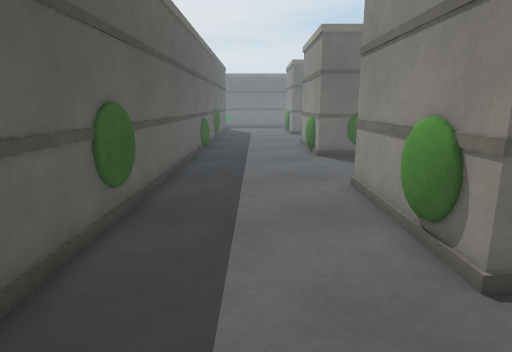
view 1 (above)

13 first-person views from a walk through a 3-D level made in the Unity game engine. The camera is 1.2 m above the floor, tilts 12° down and sees 75° across. The floor is counted in squares, 0.5 m on a side. Each view is taken from the middle of a square. On the plan, view 1 faces up. The plan holds only what a view shows up to about 20 squares ahead; the rest is blank. The place goes on beyond the plan. The player is left out. Door leaves are left out, so doorways stand open.

view 2
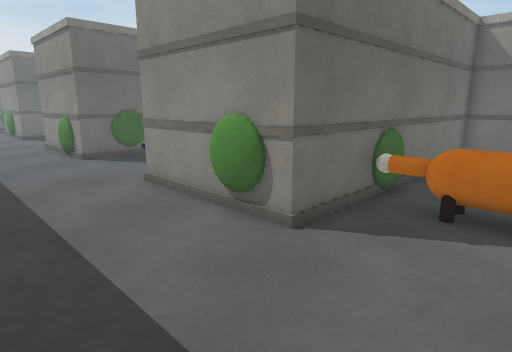

view 3
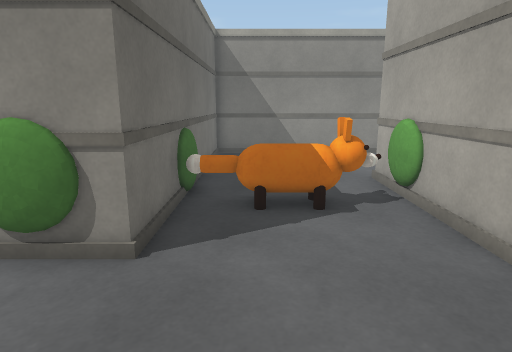

view 4
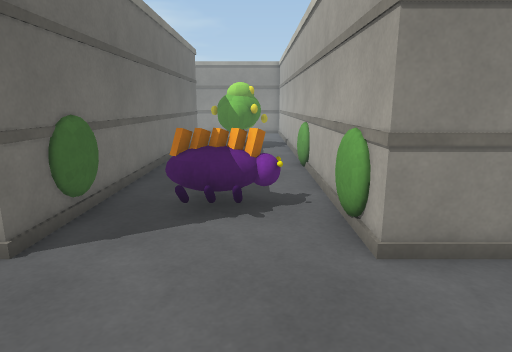

view 5
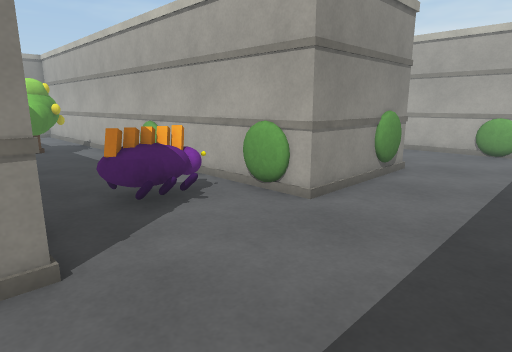

view 6
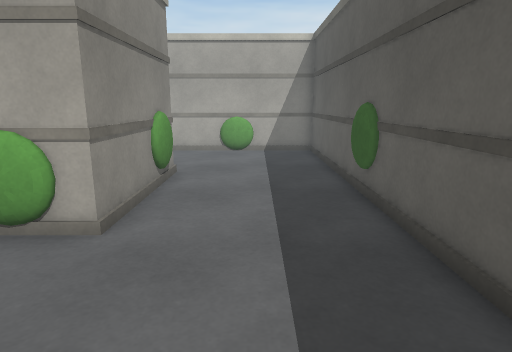

view 7
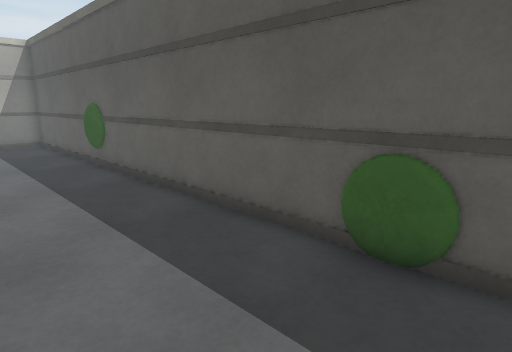

view 8
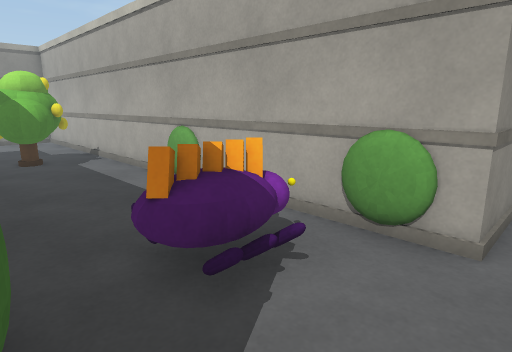

view 9
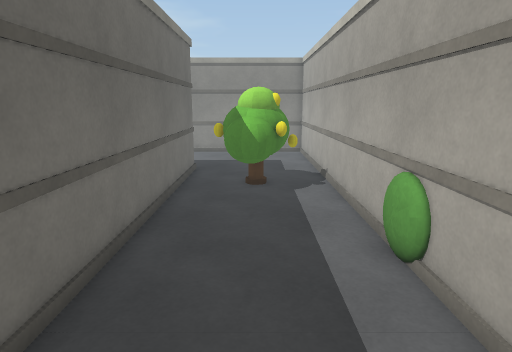

view 10
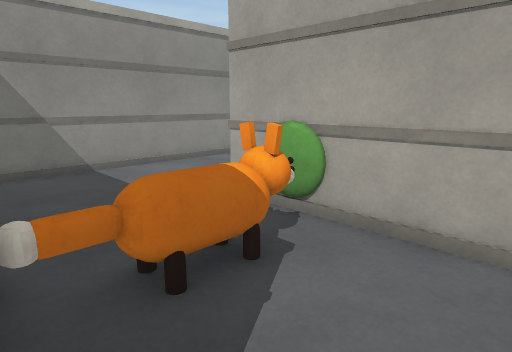

view 11
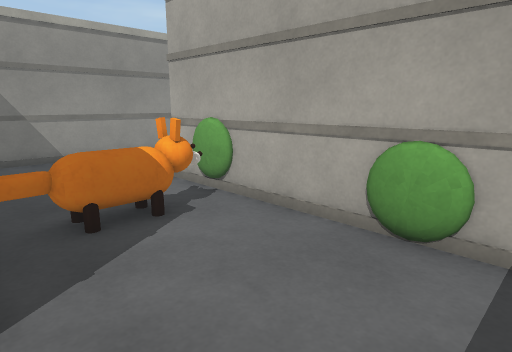

view 12
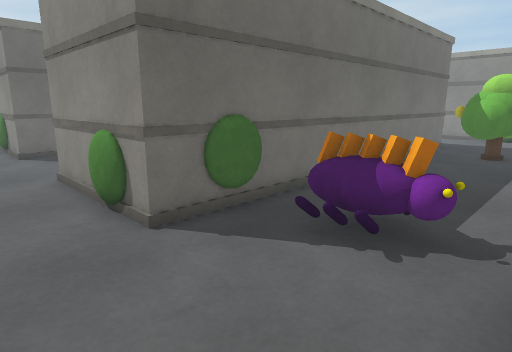

view 13
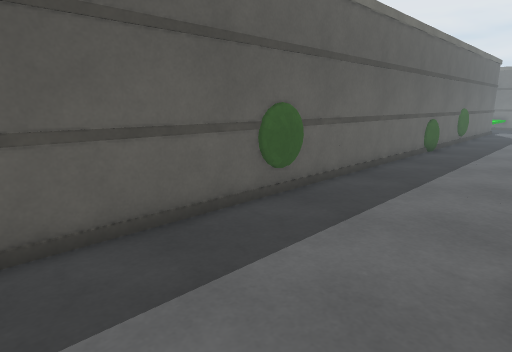

### Floor plan
Key: @ floor where view 1 was taken; . floor; / step, stairs or slope; D open door; O other object.
Columns run from 3 left of view 1 to 27 right of it. Each row starts with its distance up from view 1.
 21 O.....O
 20 O.....O
 19 O.....O
 18 O.....O
 17 O.....O
 16 O.....OOOOOOOOOOOOOOOOOOO....
 15 O....................O.......
 14 O......./O/........OOO ....
 13 O......./ /........OOOO ......
 12 O......./O/.........OOO ......O
 11 O........O............O.......O
 10 O.....OOOOOOOOOOOOOOOOOOOOOOOO
  9 O.....O
  8 O.....O
  7 O.....O
  6 O.....O
  5 O.....O
  4 O.....OOOOOOOOOOOOO
  3 O........O........O
  2 O.......OO .......O
  1 ODDDDDD.OO   .....O
  0 O..@.....O..  ....O
 -1 O........O........O
 -2  OOOOOOOOOOOO.. ..O
 -3                 ..O
 -4                   O

Where each view was taken, in squares from view 1:
view 1: 0 up, 0 right, facing up
view 2: 0 up, 2 left, facing up-right
view 3: 2 up, 2 left, facing right
view 4: 12 up, 2 left, facing right
view 5: 17 up, 2 left, facing down-right
view 6: 16 up, 0 right, facing down
view 7: 21 up, 2 right, facing down-left
view 8: 16 up, 2 right, facing down-right
view 9: 13 up, 5 right, facing right
view 10: 4 up, 2 right, facing down-right
view 11: 4 up, 1 left, facing down-right
view 12: 10 up, 0 right, facing up-right
view 13: 0 up, 3 right, facing up-left
